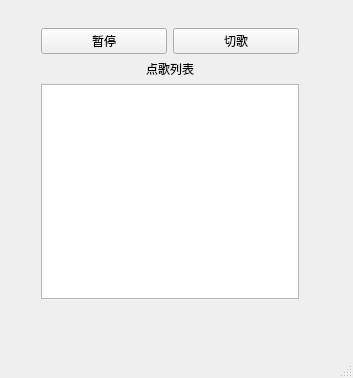
<?xml version="1.0" encoding="UTF-8"?>
<ui version="4.0">
 <class>diangeji</class>
 <widget class="QMainWindow" name="diangeji">
  <property name="geometry">
   <rect>
    <x>0</x>
    <y>0</y>
    <width>353</width>
    <height>378</height>
   </rect>
  </property>
  <property name="windowTitle">
   <string>函数的点歌机</string>
  </property>
  <widget class="QWidget" name="centralwidget">
   <widget class="QWidget" name="">
    <property name="geometry">
     <rect>
      <x>41</x>
      <y>28</y>
      <width>258</width>
      <height>271</height>
     </rect>
    </property>
    <layout class="QGridLayout" name="gridLayout">
     <item row="0" column="0">
      <layout class="QHBoxLayout" name="horizontalLayout">
       <item>
        <widget class="QPushButton" name="pausePushButton">
         <property name="text">
          <string>暂停</string>
         </property>
         <property name="checkable">
          <bool>true</bool>
         </property>
        </widget>
       </item>
       <item>
        <widget class="QPushButton" name="changeMusicPushButton">
         <property name="text">
          <string>切歌</string>
         </property>
        </widget>
       </item>
      </layout>
     </item>
     <item row="1" column="0">
      <widget class="QLabel" name="listViewLabel">
       <property name="text">
        <string>点歌列表</string>
       </property>
       <property name="alignment">
        <set>Qt::AlignCenter</set>
       </property>
      </widget>
     </item>
     <item row="2" column="0">
      <widget class="QListView" name="musicListView"/>
     </item>
    </layout>
   </widget>
   <zorder>pausePushButton</zorder>
   <zorder>changeMusicPushButton</zorder>
   <zorder>musicListView</zorder>
   <zorder>listViewLabel</zorder>
   <zorder>listViewLabel</zorder>
   <zorder></zorder>
  </widget>
  <widget class="QMenuBar" name="menubar">
   <property name="geometry">
    <rect>
     <x>0</x>
     <y>0</y>
     <width>353</width>
     <height>23</height>
    </rect>
   </property>
  </widget>
  <widget class="QStatusBar" name="statusbar"/>
 </widget>
 <resources/>
 <connections/>
</ui>
